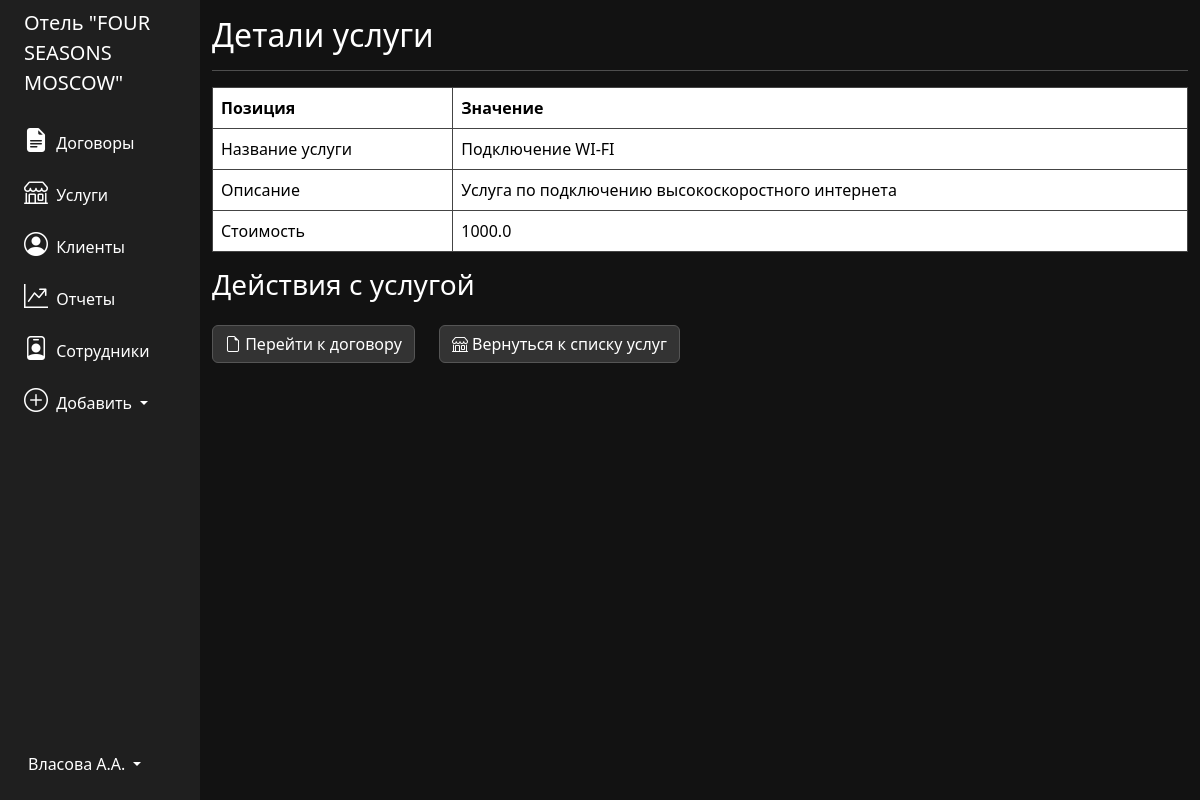
/service/1, run on the app's committed database.
### tables this page shows
CREATE TABLE "services" (
    "service_id" INTEGER,
    "name" TEXT NOT NULL,
    "price" REAL,
    "description" TEXT,
    PRIMARY KEY("service_id" AUTOINCREMENT)
);

### app.py (the view)
@app.route('/service/<int:service_id>')
def service(service_id):
    data = get_service(service_id)
    return render_template('service.html', service=data["service"], contracts=data["contracts"])

### app.py (called while the page is built)
def get_db_connection():
    conn = sqlite3.connect('database.db')
    conn.row_factory = sqlite3.Row
    return conn

def get_service(item_id):
    conn = get_db_connection()
    service = conn.execute("SELECT * FROM services WHERE service_id = ?", (item_id,)).fetchone()
    if not service:
        conn.close()
        abort(404)
    contracts = conn.execute("""
        SELECT
            contracts.id_contract,
            contracts.number,
            contracts.date,
            contracts.deal_type,
            contracts.start_price,
            contracts.finish_price,
            clients.name AS client_name,
            employees.name AS employee_name
        FROM contracts
        JOIN clients ON contracts.client_id = clients.id_client
        JOIN employees ON contracts.employee_id = employees.id_employee
        WHERE contracts.service_id = ?
    """, (item_id,)).fetchall()
    conn.close()
    return {
        "service": service,
        "contracts": contracts
    }

### templates/service.html (shortened to what this page needs)
{% extends 'base.html' %}
{% block content %}
<h2>{% block title %} Детали услуги {% endblock %}</h2>
<hr>
<table class="table">
    <thead>
        <tr>
            <th scope="col">Позиция</th>
            <th scope="col">Значение</th>
        </tr>
    </thead>
    <tbody>
        <tr>
            <td>Название услуги</td>
            <td>{{ service['name'] }}</td>
        </tr>
        <tr>
            <td>Описание</td>
            <td>{{ service['description'] }}</td>
        </tr>
        <tr>
            <td>Стоимость</td>
            <td>{{ service['price'] }}</td>
        </tr>
    </tbody>
</table>
<h3>Действия с услугой</h3>
<div class="row mt-4">
    <div class="col-auto">
        <a href="{{ url_for('contract', contract_id=contracts[0]['id_contract']) }}">
            <button type="button" class="btn btn-secondary">
                <i class="bi-file-earmark"></i> Перейти к договору
            </button>
        </a>
    </div>
    <div class="col-auto">
        <a href="{{ url_for('services') }}">
            <button type="button" class="btn btn-secondary">
                <i class="bi-shop"></i> Вернуться к списку услуг
            </button>
        </a>
    </div>
</div>
{% endblock %}

### templates/base.html (style rules this page uses)
body { background-color: #121212; color: white; }
.btn-secondary { background-color: #333; border-color: #555; }
.table thead { background-color: #333; }
.table td, .table th { border: 1px solid #444; }

### data on the page
services: name "Подключение WI-FI", description "Услуга по подключению высокоскоростного интернета", price "1000.0"
